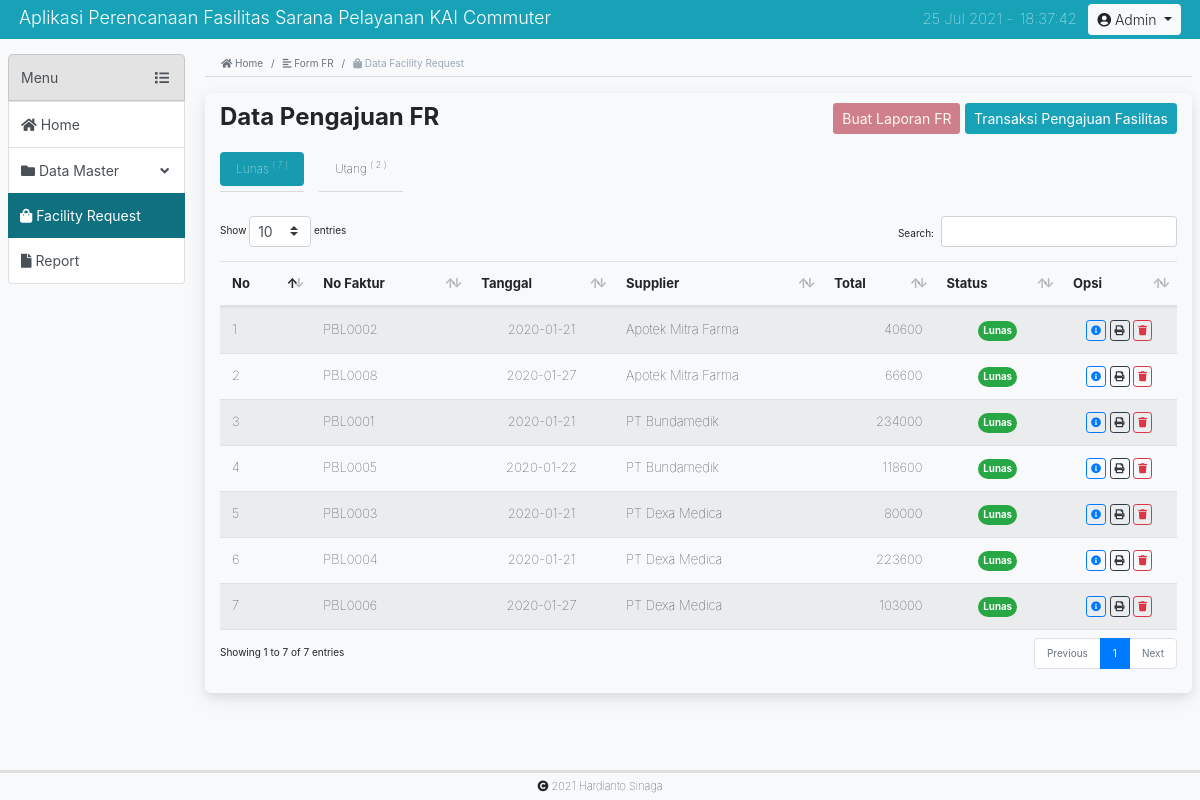
Screenshot of /?page=datapembelian (signed in) with the database file from the repository.
### tables this page shows
CREATE TABLE IF NOT EXISTS `tbl_pembelian` (
  `no_faktur` varchar(20) NOT NULL,
  `no_supplier` varchar(2) NOT NULL,
  `tgl_pembelian` date NOT NULL,
  `cr_bayar` varchar(15) NOT NULL,
  `jth_tempo` date DEFAULT NULL,
  `total_pembelian` int(11) NOT NULL,
  `status_byr` varchar(12) NOT NULL,
  `tgl_lunas` date DEFAULT NULL,
  `id_peg` varchar(11) NOT NULL,
  PRIMARY KEY (`no_faktur`)
);

CREATE TABLE IF NOT EXISTS `tbl_supplier` (
  `no_supp` int(11) NOT NULL AUTO_INCREMENT,
  `nama_supp` varchar(50) NOT NULL,
  `nama_pet` varchar(50) NOT NULL,
  `nohp_pet` varchar(16) NOT NULL,
  `alm_supp` text NOT NULL,
  PRIMARY KEY (`no_supp`)
);

### koneksi.php (called while the page is built, shortened)
<?php
	function tgl_indo($tgl) {
		$tanggal = substr($tgl,8,2);
		$bulan = substr($tgl,5,2);
		if($bulan==1) {
			$bulan = "Jan";
		} else if($bulan==2) {
			$bulan = "Feb";
		} else if($bulan==3) {
			$bulan = "Mar";
		} else if($bulan==4) {
			$bulan = "Apr";
		} else if($bulan==5) {
			$bulan = "Mei";
		} else if($bulan==6) {
			$bulan = "Jun";
		} else if($bulan==7) {
			$bulan = "Jul";
		} else if($bulan==8) {
			$bulan = "Agu";
		} else if($bulan==9) {
			$bulan = "Sep";
		} else if($bulan==10) {
			$bulan = "Okt";
		} else if($bulan==11) {
			$bulan = "Nov";
		} else if($bulan==12) {
			$bulan = "Des";
		}
		$tahun = substr($tgl,2,2);
		return $tanggal.'/'.$bulan.'/'.$tahun;
	}
 ?>

### pages/datapembelian.php (the view, shortened to what this page needs)
<nav aria-label="breadcrumb">
  <ol class="breadcrumb bg-light">
    <li class="breadcrumb-item"><a href="./"><i class="fas fa-home"></i> Home</a></li>
    <li class="breadcrumb-item active" aria-current="page"><a href="?page=entry_datapembelian"><i class="fas fa-align-left"></i> Form FR</a></li>
    <li class="breadcrumb-item active" aria-current="page"><i class="fas fa-shopping-bag"></i> Data Facility Request</li>
  </ol>
</nav>
<div class="page-content">
	<div class="row">
		<div class="col-6"><h4>Data Pengajuan FR</h4></div>
		<div class="col-6 text-right">
      <a href="?page=form_laporanpembelian" class="btn btn-sm btn-pink">
        Buat Laporan FR
      </a>
			<a href="?page=entry_datapembelian">
				<button class="btn btn-sm btn-info">Transaksi Pengajuan Fasilitas</button>
			</a>
		</div>
	</div>
    <div class="kotak-data-tab">
    	<ul class="nav nav-pills" id="pills-tab" role="tablist">
          <?php
            $query_lunas = "SELECT * FROM tbl_pembelian INNER JOIN tbl_pegawai ON tbl_pembelian.id_peg = tbl_pegawai.id_peg INNER JOIN tbl_supplier ON tbl_pembelian.no_supplier = tbl_supplier.no_supp WHERE tbl_pembelian.status_byr = 'Lunas' ORDER BY tbl_supplier.nama_supp ASC";
            $sql_lunas = mysqli_query($conn, $query_lunas) or die ($conn->error);
            $jml_lunas = mysqli_num_rows($sql_lunas);
            $query_utang = "SELECT * FROM tbl_pembelian INNER JOIN tbl_pegawai ON tbl_pembelian.id_peg = tbl_pegawai.id_peg INNER JOIN tbl_supplier ON tbl_pembelian.no_supplier = tbl_supplier.no_supp WHERE tbl_pembelian.status_byr = 'Belum Lunas' ORDER BY tbl_pembelian.tgl_pembelian ASC";
            $sql_utang = mysqli_query($conn, $query_utang) or die ($conn->error);
            $jml_utang = mysqli_num_rows($sql_utang);
           ?>
          <li class="nav-item">
            <a class="nav-link active" id="dpembelian_lunas-tab" data-toggle="pill" href="#dpembelian_lunas" role="tab" aria-controls="dpembelian_lunas" aria-selected="true">Lunas <sup>( <?php echo $jml_lunas; ?> )</sup></a>
          </li>
          <li class="nav-item">
            <a class="nav-link" id="dpembelian_utang-tab" data-toggle="pill" href="#dpembelian_utang" role="tab" aria-controls="dpembelian_utang" aria-selected="false">Utang <sup>( <?php echo $jml_utang; ?> )</sup></a>
          </li>
    	</ul>
    	<div class="tab-content" id="pills-tabContent">
    	  <div class="tab-pane fade show active" id="dpembelian_lunas" role="tabpanel" aria-labelledby="dpembelian_lunas-tab">
            <div class="table-container">
                <table id="example" class="table table-striped display tabel-data">
                    <thead>
                        <tr>
                            <th>No</th>
                            <th>No Faktur</th>
                            <th>Tanggal</th>
                            <th>Supplier</th>
                            <th>Total</th>
                            <th>Status</th>
                            <th>Opsi</th>
                        </tr>
                    </thead>
                    <tbody>
                        <?php
                            $no = 1;
                            while($dlunas = mysqli_fetch_array($sql_lunas)) {
                         ?>
                            <tr>
                                <td><?php echo $no++; ?></td>
                                <td><?php echo $dlunas['no_faktur']; ?></td>
                                <td class="text-center"><?php echo $dlunas['tgl_pembelian']; ?></td>
                                <td><?php echo $dlunas['nama_supp']; ?></td>
                                <td class="text-right"><?php echo $dlunas['total_pembelian']; ?></td>
                                <td class="text-center"><span class="badge badge-pill badge-success badge-status"><?php echo $dlunas['status_byr']; ?></span></td>
                                <td class="td-opsi">
                                    <button class="btn-transition btn btn-outline-primary btn-sm" title="detail obat" id="tombol_detail" name="tombol_detail" data-toggle="modal" data-target="#detail_pembelian" data-no_faktur="<?php echo $dlunas['no_faktur']; ?>" data-tgl_pembelian="<?php echo tgl_indo($dlunas['tgl_pembelian']); ?>" data-nama_supp="<?php echo $dlunas['nama_supp']; ?>" data-status_byr="<?php echo $dlunas['status_byr']; ?>">
                                        <i class="fas fa-info-circle"></i>
                                    </button>
                                    <a href="laporan/?page=nota_pembelian&no_faktur=<?php echo $dlunas['no_faktur']; ?>" target="_blank">
                                      <button class="btn-transition btn btn-outline-dark btn-sm" title="cetak" id="tombol_cetak" name="tombol_cetak">
                                          <i class="fas fa-print"></i>
                                      </button>
                                    </a>
                                    <?php if($_SESSION['posisi_peg'] == 'Admin' || $_SESSION['posisi_peg'] == 'Manager' || $_SESSION['posisi_peg'] == 'Apoteker') { ?>
                                    <button class="btn-transition btn btn-outline-danger btn-sm" title="hapus" id="tombol_hapus" name="tombol_hapus" data-no_faktur="<?php echo $dlunas['no_faktur']; ?>">
                                        <i class="fas fa-trash"></i>
                                    </button>
                                    <?php } ?>
                                </td>
                            </tr>
                         <?php } ?>
                    </tbody>
                </table>
            </div>
          </div>
    	</div>
    </div>
</div>

### asset/private_style/style_index.css (style rules this page uses)
* { margin: 0; padding: 0; }
html, body { height: 100%; }
.btn-pink { background-color: #cf7e8b; color: #FFF9ED; }
.row { margin: 0; padding: 0; }
.breadcrumb { font-size: 10px; border-bottom : 1px solid #D9DADB; border-radius: 0; padding-bottom: 5px; }
.breadcrumb a { color: #6C757D; }
.breadcrumb .active { color: #9ca9b5; }
.page-content { padding: 10px 0px; box-shadow: 0 4px 8px 0 rgba(0, 0, 0, 0.06), 0 6px 20px 0 rgba(0, 0, 0, 0.08); margin-bottom: 15px; border-radius: 6px; }
.page-content h4 { font-weight: bold; }
.table-container { padding: 12px 0px; }
.table, .tabel-profil { font-size: 14px; font-weight: lighter; }
.tabel-data { font-size: 13px; border-bottom: 1px solid #DEE2E6; }
table .td-opsi { padding: 12px 5px; text-align: center; }
table .td-opsi .btn { font-size: 10px; padding: 2px 4px; font-weight: lighter; }

### pages/datapembelian.php (style rules this page uses)
ul.nav-pills { padding: 12px 15px; }
.kotak-data-tab .nav-item { font-size: 12px; font-weight: lighter; padding-bottom: 5px; border-bottom: 1px solid #D9DADB; margin-right: 15px; }
.kotak-data-tab .nav-link { color: #000000; }
.kotak-data-tab .nav-link.active { background-color: #169BB0; }
.badge-status { padding: 5px; }

### rows the page displays
tbl_pembelian: no_faktur "PBL0002", tgl_pembelian "2020-01-21", tbl_supplier.nama_supp "Apotek Mitra Farma", total_pembelian "40600", status_byr "Lunas"
tbl_pembelian: no_faktur "PBL0008", tgl_pembelian "2020-01-27", tbl_supplier.nama_supp "Apotek Mitra Farma", total_pembelian "66600", status_byr "Lunas"
tbl_pembelian: no_faktur "PBL0001", tgl_pembelian "2020-01-21", tbl_supplier.nama_supp "PT Bundamedik", total_pembelian "234000", status_byr "Lunas"
tbl_pembelian: no_faktur "PBL0005", tgl_pembelian "2020-01-22", tbl_supplier.nama_supp "PT Bundamedik", total_pembelian "118600", status_byr "Lunas"
tbl_pembelian: no_faktur "PBL0003", tgl_pembelian "2020-01-21", tbl_supplier.nama_supp "PT Dexa Medica", total_pembelian "80000", status_byr "Lunas"
tbl_pembelian: no_faktur "PBL0004", tgl_pembelian "2020-01-21", tbl_supplier.nama_supp "PT Dexa Medica", total_pembelian "223600", status_byr "Lunas"
tbl_pembelian: no_faktur "PBL0006", tgl_pembelian "2020-01-27", tbl_supplier.nama_supp "PT Dexa Medica", total_pembelian "103000", status_byr "Lunas"

### other values shown
$_SESSION['posisi_peg'] "Admin"
$jml_lunas "7"
$jml_utang "2"
